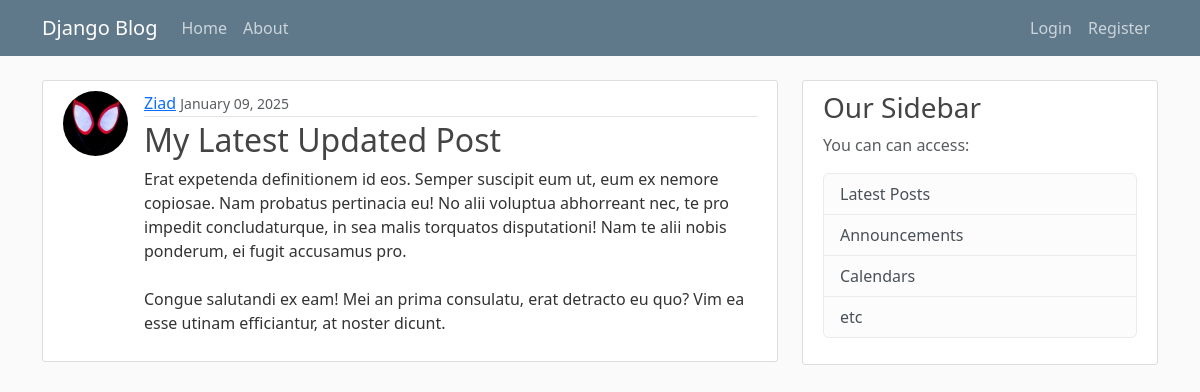
/post/27/, run on the app's committed database.
### blog/models.py (models this page shows, shortened)
class Post(models.Model):
    title=models.CharField(max_length=100)
    content=models.TextField()
    date_posted=models.DateTimeField(default=timezone.now)
    author=models.ForeignKey(User,on_delete=models.CASCADE)

### users/models.py (models this page shows, shortened)
class Profile(models.Model):
    user = models.OneToOneField(User, on_delete=models.CASCADE)
    image=models.ImageField(default='default.jpg',upload_to='profile_pics')

### blog/views.py (the view)
# urls.py: path('post/<int:pk>/', PostDetailView.as_view(),name='post-detail'),
class PostDetailView(DetailView):
    model= Post

### blog/templates/blog/post_detail.html (shortened to what this page needs)
{% extends "blog/base.html" %} {% block content %}
<article class="media content-section d-flex">
  <img
    class="rounded-circle article-img object-fit-cover"
    src="{{ object.author.profile.image.url }}"
  />
  <div class="media-body">
    <div class="article-metadata">
      <a class="mr-2" href="{% url 'user-posts' object.author.username %}">{{ object.author }}</a>
      <small class="text-muted">{{ object.date_posted|date:"F d, Y" }}</small>
    </div>
    <h2 class="article-title">{{ object.title }}</h2>
    <p class="article-content">{{ object.content }}</p>
  </div>
</article>
{% endblock content %}

### blog/static/blog/main.css (style rules this page uses)
body { background: #fafafa; color: #333333; margin-top: 5rem; }
h1, h2, h3, h4, h5, h6 { color: #444444; }
.content-section { background: #ffffff; padding: 10px 20px; border: 1px solid #dddddd; border-radius: 3px; margin-bottom: 20px; }
.article-title { color: #444444; }
.article-content { white-space: pre-line; }
.article-img { height: 65px; width: 65px; margin-right: 16px; }
.article-metadata { padding-bottom: 1px; margin-bottom: 4px; border-bottom: 1px solid #e3e3e3 }

### data on the page
Post: author.profile.image (picture), author "Ziad", date_posted "January 09, 2025", title "My Latest Updated Post", content "Erat expetenda definitionem id eos. Semper suscipit eum ut, eum ex nemore copiosae. Nam probatus pertinacia eu! No alii voluptua abhorreant nec, te pro impedit concludaturque, in sea malis torquatos disputationi! Nam te alii nobis ponderum, ei fugit accusamus pro. Congue salutandi ex eam! Mei an prima consulatu, erat detracto eu quo? Vim ea esse utinam efficiantur, at noster dicunt."
